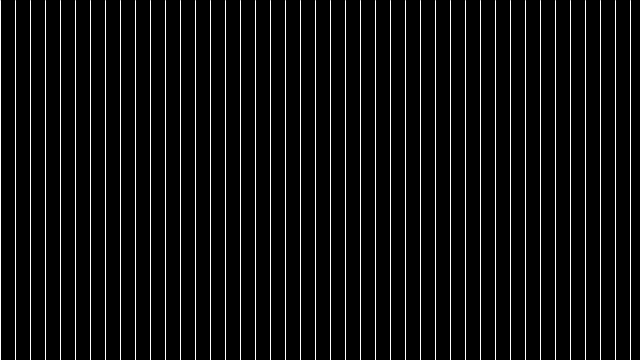
Frame 1 (no input)
Frame 60 (the mouse pressed at the canvas centre just before this capture): identical to frame 1, image omitted
Frame 120 (the mouse held since frame 60 and released just before this capture): identical to frame 1, image omitted

The Processing sketch that drew this single still picture (run headless with seeded random() and noise(); from frame 60 on, the mouse is pressed at the canvas centre):

// Processing sketch: example_6_7_localvar
// ── example_6_7_localvar.pde
// Learning Processing
// Daniel Shiffman
// http://www.learningprocessing.com

// Example 6-7: Local variables

void setup() {
  size(640,360);
  // x is not available! It is local to the draw() block of code.
}

void draw() {
  background(0);
  int x = 0;
  // x is available! Since it is declared within the draw() block of code, it is available here. 
  // Notice, however, that it is not available inside draw() above where it is declared. 
  // Also, it is available inside the while block of code because while is inside of draw().
  while (x < width) {
    stroke(255);
    line(x,0,x,height);
    x += 15;
  }
}

void mousePressed() {
  // x is not available! It is local to the draw( ) block of code.
  println( " The mouse was pressed! " );
}
